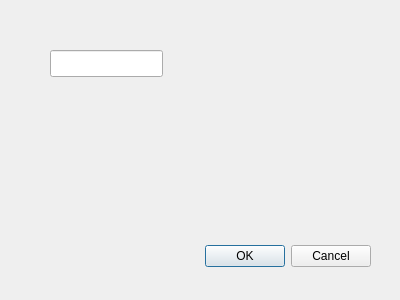
<?xml version="1.0" encoding="UTF-8"?>
<ui version="4.0">
 <class>Dialogtest</class>
 <widget class="QDialog" name="Dialogtest">
  <property name="geometry">
   <rect>
    <x>0</x>
    <y>0</y>
    <width>400</width>
    <height>300</height>
   </rect>
  </property>
  <property name="windowTitle">
   <string>Dialog</string>
  </property>
  <widget class="QDialogButtonBox" name="buttonBox">
   <property name="geometry">
    <rect>
     <x>30</x>
     <y>240</y>
     <width>341</width>
     <height>32</height>
    </rect>
   </property>
   <property name="orientation">
    <enum>Qt::Horizontal</enum>
   </property>
   <property name="standardButtons">
    <set>QDialogButtonBox::Cancel|QDialogButtonBox::Ok</set>
   </property>
  </widget>
  <widget class="QLineEdit" name="lineEdit_test">
   <property name="geometry">
    <rect>
     <x>50</x>
     <y>50</y>
     <width>113</width>
     <height>27</height>
    </rect>
   </property>
  </widget>
 </widget>
 <resources/>
 <connections>
  <connection>
   <sender>buttonBox</sender>
   <signal>accepted()</signal>
   <receiver>Dialogtest</receiver>
   <slot>accept()</slot>
   <hints>
    <hint type="sourcelabel">
     <x>248</x>
     <y>254</y>
    </hint>
    <hint type="destinationlabel">
     <x>157</x>
     <y>274</y>
    </hint>
   </hints>
  </connection>
  <connection>
   <sender>buttonBox</sender>
   <signal>rejected()</signal>
   <receiver>Dialogtest</receiver>
   <slot>reject()</slot>
   <hints>
    <hint type="sourcelabel">
     <x>316</x>
     <y>260</y>
    </hint>
    <hint type="destinationlabel">
     <x>286</x>
     <y>274</y>
    </hint>
   </hints>
  </connection>
 </connections>
</ui>
